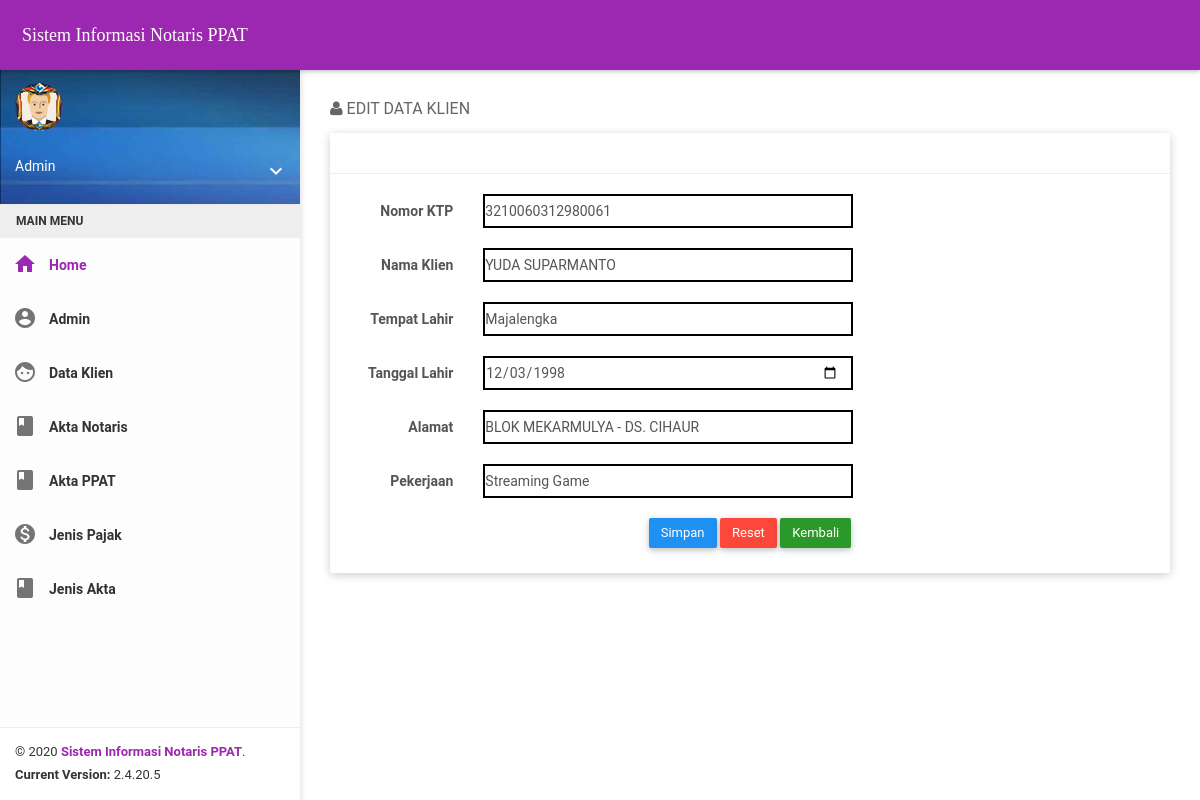
/Notaris2/index.php?pg=e_klien&pk=3210060312980061 (signed in), run on the app's committed database.
### tables this page shows
CREATE TABLE `klien` (
  `no_ktp` varchar(20) NOT NULL,
  `nama_klien` varchar(30) DEFAULT NULL,
  `alamat_klien` varchar(30) DEFAULT NULL,
  `tempat_lahir` varchar(30) DEFAULT NULL,
  `tanggal_lahir` date DEFAULT NULL,
  `pekerjaan` varchar(40) DEFAULT NULL,
  `id_jenis_akta` varchar(5) NOT NULL
);

### Notaris2/_partials/e_klien.php (the view, shortened to what this page needs)
<div class="block-header">
	<h2><i class="icon icon-user"></i> EDIT DATA KLIEN</h2>
</div>
<div class="card">
	<div class="header">
		<?php
			if(isset($_GET['pk'])){
				$pk = $_GET['pk'];
				$q3=mysqli_query($koneksi,"select * from klien where no_ktp='".$pk."'");
				$t=mysqli_fetch_array($q3);
			}
		?>
	</div>
	<div class="body">
		<form action="" method="post" class="form-horizontal">
			<div class="form-group">
				<label class="control-label col-md-2">Nomor KTP</label>
				<div class="col-md-6">
					<input class="form-control" type="text" name="no_ktp" required="" value="<?= $t['no_ktp']?>" />
				</div>
			</div>
			<div class="form-group">
				<label class="control-label col-md-2">Nama Klien</label>
				<div class="col-md-6">
					<input class="form-control" type="text" name="nama" required="" value="<?= $t['nama_klien']?>" />
				</div>
			</div>
			<div class="form-group">
				<label class="control-label col-md-2">Tempat Lahir</label>
				<div class="col-md-6">
					<input class="form-control" type="text" name="temp" required="" value="<?= $t['tempat_lahir']?>" />
				</div>
			</div>
			<div class="form-group">
				<label class="control-label col-md-2">Tanggal Lahir</label>
				<div class="col-md-6">
					<input class="form-control" type="date" name="tgl" required="" value="<?= $t['tanggal_lahir']?>" />
				</div>
			</div>
			<div class="form-group">
				<label class="control-label col-md-2">Alamat</label>
				<div class="col-md-6">
					<input class="form-control" type="text" name="almt" required="" value="<?= $t['alamat_klien']?>"/>
				</div>
			</div>
			<div class="form-group">
				<label class="control-label col-md-2">Pekerjaan</label>
				<div class="col-md-6">
					<input class="form-control" type="text" name="pkr" required="" value="<?= $t['pekerjaan']?>"/>
				</div>
			</div>
			<div class="form-actions text-center" style="padding-bottom:5px;">
				<input type="submit" name="Input" class="btn btn-primary" value="Simpan">
				<input type="reset" class="btn btn-danger" value="Reset">
				<a href="?pg=t_klien" class="btn btn-success">Kembali</a>
			</div>
		</form>
	</div>
</div>

### data on the page
klien: no_ktp "3210060312980061", nama "YUDA SUPARMANTO", temp "Majalengka", tgl "12/03/1998", almt "BLOK MEKARMULYA - DS. CIHAUR", pkr "Streaming Game"

### other printed values
$_SESSION['user'] "Admin"
